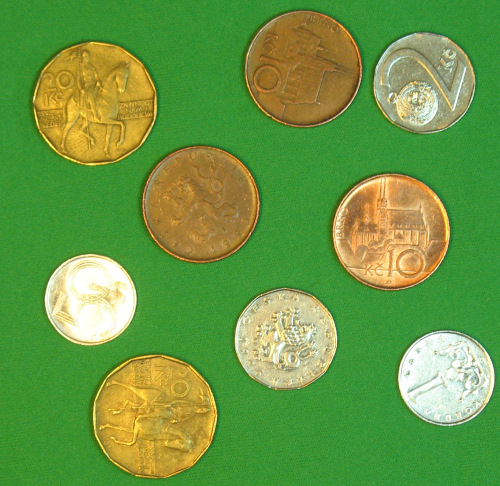
#> input picture img/coins23.png, 500 x 486 px
$ python task_functions.py
#> lines starting #> are read from the running program, lines starting #| are printed output that depends on the picture
# %%
import os
import cv2
import matplotlib.pyplot as plt

path = "../img/"

# %% Image difference
def img_diff(I_a, I_b):

    img = cv2.absdiff(I_a, I_b)

    return img
# %% Logical operations
def img_and(I_a, I_b):

    img = I_a & I_b

    return img

def img_or(I_a, I_b):

    img = I_a | I_b

    return img

def img_not(I_a):

    img = ~I_a

    return img

def img_xor(I_a, I_b):

    img = cv2.bitwise_xor(I_a, I_b)

    return img
# %% Union
def img_union_gray(I_a, I_b):
    I_a_g = cv2.cvtColor(I_a, cv2.COLOR_BGR2GRAY)
    I_b_g = cv2.cvtColor(I_b, cv2.COLOR_BGR2GRAY)

    img = cv2.max(I_a_g, I_b_g)

    return img


# %% Load images
I_a = cv2.imread(os.path.join(path,"coins23.png"), cv2.IMREAD_COLOR)
#> I_a is the input picture: shape (486, 500, 3); mean B, G, R 67.2, 152.3, 104.6
I_b = cv2.imread(os.path.join(path,"coins234.png"), cv2.IMREAD_COLOR)
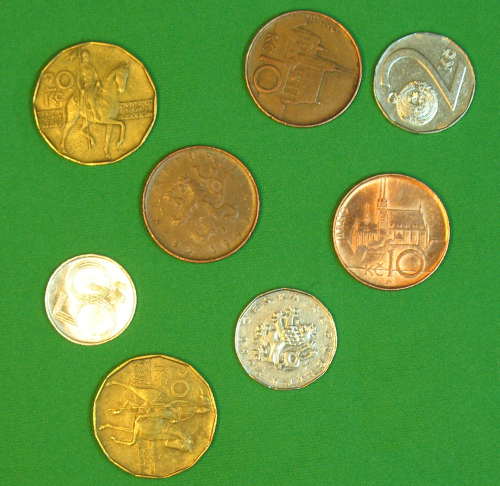
#> input picture img/coins234.png, 500 x 486 px
#> I_b is the input picture: shape (486, 500, 3); mean B, G, R 62.1, 149.9, 99.8

# %% Image Difference
plt.subplot("131");plt.title("I_a");plt.imshow(I_a)
plt.subplot("132");plt.title("I_b");plt.imshow(I_b)
plt.subplot("133");plt.title("Difference");plt.imshow(img_diff(I_a, I_b))
plt.show()
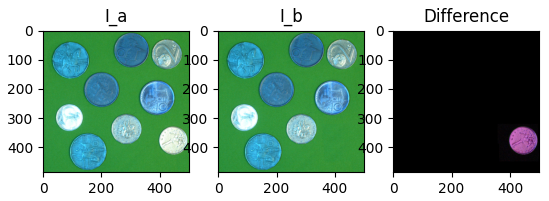
#> figure drawn by matplotlib, 3 panels; B, G, R data is drawn as R, G, B

# %% AND
plt.subplot("131");plt.title("I_a");plt.imshow(I_a)
plt.subplot("132");plt.title("I_b");plt.imshow(I_b)
plt.subplot("133");plt.title("AND");plt.imshow(img_and(I_a, I_b))
plt.show()
#> figure, not shown here; B, G, R data is drawn as R, G, B
# %% OR
plt.subplot("131");plt.title("I_a");plt.imshow(I_a)
plt.subplot("132");plt.title("I_b");plt.imshow(I_b)
plt.subplot("133");plt.title("OR");plt.imshow(img_or(I_a, I_b))
#> in img_or, `img = I_a | I_b`:
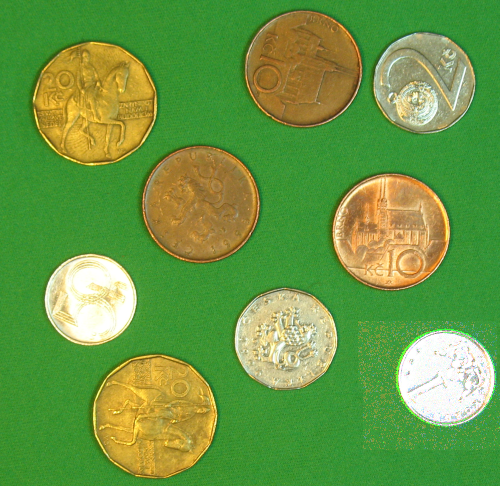
#> img: shape (486, 500, 3); mean B, G, R 68.2, 153, 105.9
plt.show()
#> figure, not shown here; B, G, R data is drawn as R, G, B
# %% NOT
plt.subplot("121");plt.title("I_a");plt.imshow(I_a)
plt.subplot("122");plt.title("NOT");plt.imshow(img_not(I_a))
#> in img_not, `img = ~I_a`:
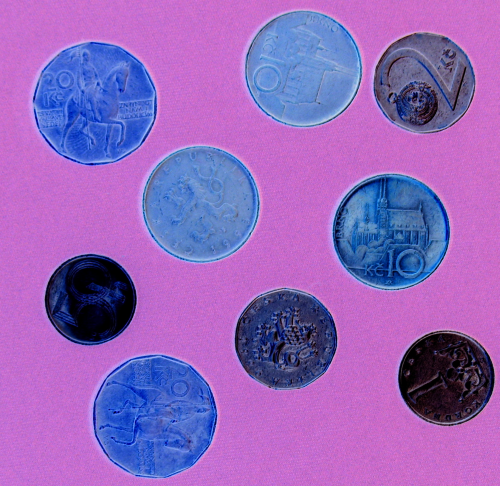
#> img: shape (486, 500, 3); mean B, G, R 187.8, 102.7, 150.4
plt.show()
#> figure, not shown here; B, G, R data is drawn as R, G, B
# %% XOR
plt.subplot("131");plt.title("I_a");plt.imshow(I_a)
plt.subplot("132");plt.title("I_b");plt.imshow(I_b)
plt.subplot("133");plt.title("XOR");plt.imshow(img_xor(I_a, I_b))
#> in img_xor, `img = cv2.bitwise_xor(I_a, I_b)`:
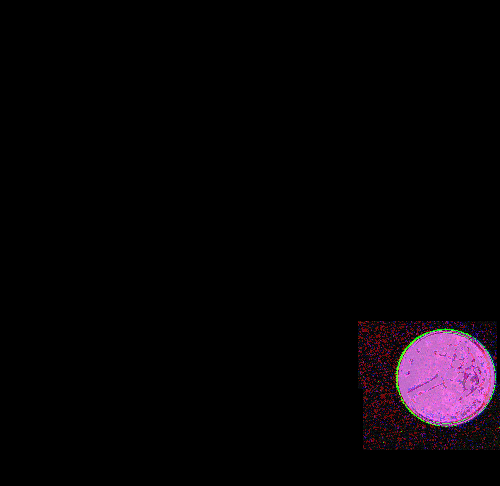
#> img: shape (486, 500, 3); mean B, G, R 7, 3.8, 7.5
plt.show()
#> figure, not shown here; B, G, R data is drawn as R, G, B

# %% Image Union
plt.subplot("131");plt.title("I_a");plt.imshow(I_a)
plt.subplot("132");plt.title("I_b");plt.imshow(I_b)
plt.subplot("133");plt.title("Union");plt.imshow(img_union_gray(I_a, I_b), 'gray')
#> in img_union_gray, `I_a_g = cv2.cvtColor(I_a, cv2.COLOR_BGR2GRAY)`:
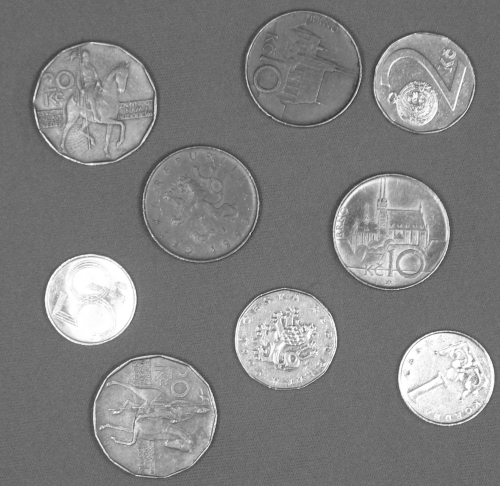
#> I_a_g: shape (486, 500); min 46, max 255, mean 128.4
#> in img_union_gray, `I_b_g = cv2.cvtColor(I_b, cv2.COLOR_BGR2GRAY)`:
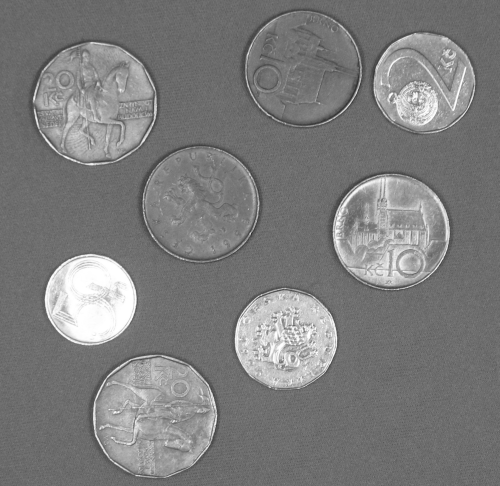
#> I_b_g: shape (486, 500); min 46, max 255, mean 124.9
plt.show()
#> figure, not shown here; B, G, R data is drawn as R, G, B
# %%
